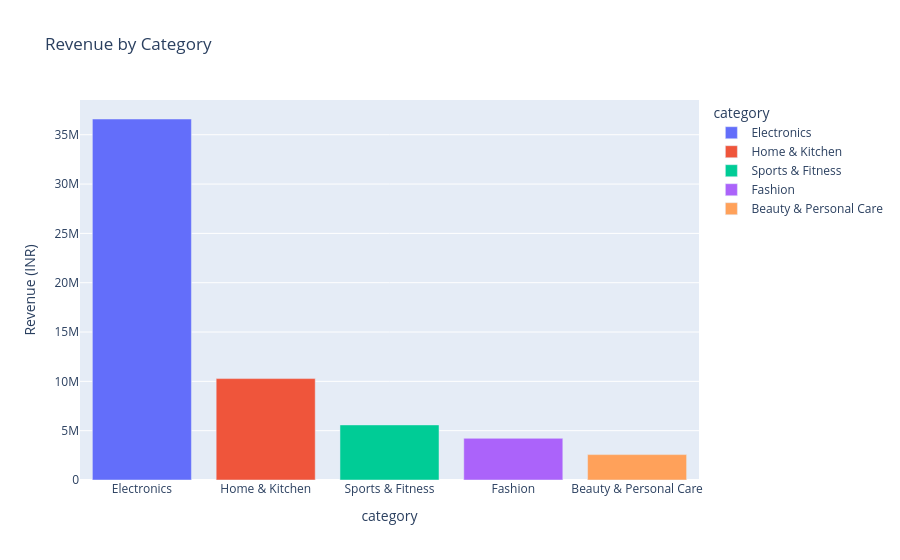

Notebook cell for this chart:
### Markdown cell above
## 4. Product & Category Performance

### Code cell
category_perf = (df_valid.groupby("category")["net_amount"]
                  .sum().sort_values(ascending=False).reset_index())

fig = px.bar(category_perf, x="category", y="net_amount", color="category",
             title="Revenue by Category", labels={"net_amount": "Revenue (INR)"})
fig.show()

### Figure 1 — Plotly figure (JSON) as saved in the notebook; plotly's stock layout.template omitted (floating-point values rounded to 4 significant figures)
{"data": [{"hovertemplate": "category=%{x}<br>Revenue (INR)=%{y}<extra></extra>", "legendgroup": "Electronics", "marker": {"color": "#636efa", "pattern": {"shape": ""}}, "name": "Electronics", "orientation": "v", "showlegend": true, "textposition": "auto", "type": "bar", "x": ["Electronics"], "xaxis": "x", "y": [36600000.0], "yaxis": "y"}, {"hovertemplate": "category=%{x}<br>Revenue (INR)=%{y}<extra></extra>", "legendgroup": "Home & Kitchen", "marker": {"color": "#EF553B", "pattern": {"shape": ""}}, "name": "Home & Kitchen", "orientation": "v", "showlegend": true, "textposition": "auto", "type": "bar", "x": ["Home & Kitchen"], "xaxis": "x", "y": [10280000.0], "yaxis": "y"}, {"hovertemplate": "category=%{x}<br>Revenue (INR)=%{y}<extra></extra>", "legendgroup": "Sports & Fitness", "marker": {"color": "#00cc96", "pattern": {"shape": ""}}, "name": "Sports & Fitness", "orientation": "v", "showlegend": true, "textposition": "auto", "type": "bar", "x": ["Sports & Fitness"], "xaxis": "x", "y": [5585000.0], "yaxis": "y"}, {"hovertemplate": "category=%{x}<br>Revenue (INR)=%{y}<extra></extra>", "legendgroup": "Fashion", "marker": {"color": "#ab63fa", "pattern": {"shape": ""}}, "name": "Fashion", "orientation": "v", "showlegend": true, "textposition": "auto", "type": "bar", "x": ["Fashion"], "xaxis": "x", "y": [4226000.0], "yaxis": "y"}, {"hovertemplate": "category=%{x}<br>Revenue (INR)=%{y}<extra></extra>", "legendgroup": "Beauty & Personal Care", "marker": {"color": "#FFA15A", "pattern": {"shape": ""}}, "name": "Beauty & Personal Care", "orientation": "v", "showlegend": true, "textposition": "auto", "type": "bar", "x": ["Beauty & Personal Care"], "xaxis": "x", "y": [2572000.0], "yaxis": "y"}], "layout": {"barmode": "relative", "legend": {"title": {"text": "category"}, "tracegroupgap": 0}, "title": {"text": "Revenue by Category"}, "xaxis": {"anchor": "y", "categoryarray": ["Electronics", "Home & Kitchen", "Sports & Fitness", "Fashion", "Beauty & Personal Care"], "categoryorder": "array", "domain": [0.0, 1.0], "title": {"text": "category"}}, "yaxis": {"anchor": "x", "domain": [0.0, 1.0], "title": {"text": "Revenue (INR)"}}}}
